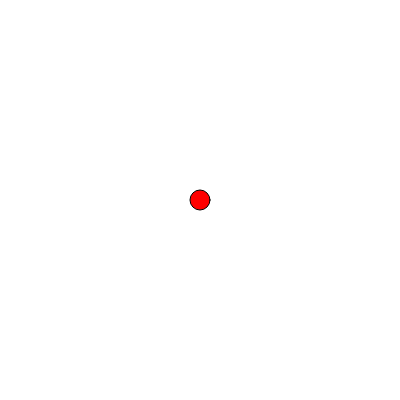
Frame 1 (no input)
Frame 60 (no input): identical to frame 1, image omitted
Frame 120 (the mouse pressed at the canvas centre since frame 60): identical to frame 1, image omitted

The p5.js sketch that drew this single still picture (run headless with seeded random() and noise() and a simulated clock; from frame 60 on, the mouse is pressed at the canvas centre):

// p5.js sketch
// ── sketch.js
function setup() {
  createCanvas(400, 400);
}

function draw() {
  background(255);
  fill('red')
  ellipse(200, 200, 20)
}

// ── style.css
html, body {
  margin: 0;
  padding: 0;
}
canvas {
  display: block;
}

.sketchLink {
  position:relative;
  font-family: 'Gill Sans', 'Gill Sans MT', Calibri, 'Trebuchet MS', serif;
  top:100px;
  left:150px;
  text-decoration: none;
  color:blue;
  font-size:30px;
}

.hello {
 color:red;
  top:50px;
  left:50px;
  position:relative;
  
}
  
.sketchLink:hover{color:yellow}
